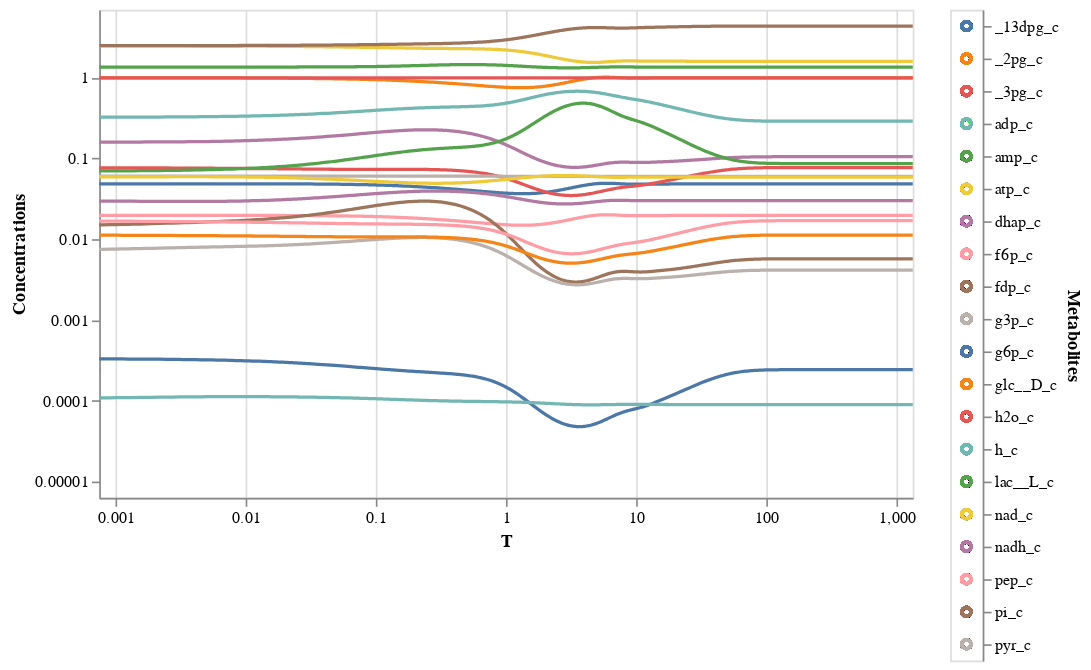

The notebook cell this image was saved under:
### Code cell
view_all_conc_sol(conc_sol,plot_type='logxlogy',xlim=[1e-3,1e3],xlabel="T")

### Figure 1 — Vega-Lite specification as saved in the notebook (floating-point values rounded to 4 significant figures; data arrays with more than 128 entries replaced by an {"elided": "..."} marker saying what was removed)
{"config": {"view": {"continuousWidth": 400, "continuousHeight": 300}}, "hconcat": [{"mark": {"type": "line", "clip": true}, "encoding": {"color": {"condition": {"type": "nominal", "field": "Metabolites", "legend": null, "selection": "selector004"}, "value": "lightgray"}, "tooltip": [{"type": "nominal", "field": "Metabolites"}, {"type": "quantitative", "field": "Time"}, {"type": "quantitative", "field": "Concentrations"}], "x": {"type": "quantitative", "axis": {"tickCount": 5}, "field": "Time", "scale": {"domain": [0.001, 1000.0], "padding": 10, "type": "log"}, "title": "T"}, "y": {"type": "quantitative", "axis": {"grid": false, "tickCount": 5}, "field": "Concentrations", "scale": {"domain": [1e-05, 4.375], "padding": 10, "type": "log"}, "title": "Concentrations"}}, "height": 300, "selection": {"selector005": {"type": "interval", "bind": "scales", "encodings": ["x", "y"]}}, "width": 500}, {"mark": "point", "encoding": {"color": {"condition": {"type": "nominal", "field": "Metabolites", "legend": null, "selection": "selector004"}, "value": "lightgray"}, "y": {"type": "nominal", "axis": {"orient": "right"}, "field": "Metabolites"}}, "selection": {"selector004": {"type": "multi", "fields": ["Metabolites"]}}}], "data": {"name": "data-e72b53e716a4ab87c8eb588ecf867dd3"}, "$schema": "https://vega.github.io/schema/vega-lite/v4.8.1.json", "datasets": {"data-e72b53e716a4ab87c8eb588ecf867dd3": {"elided": "15660 records"}}}
